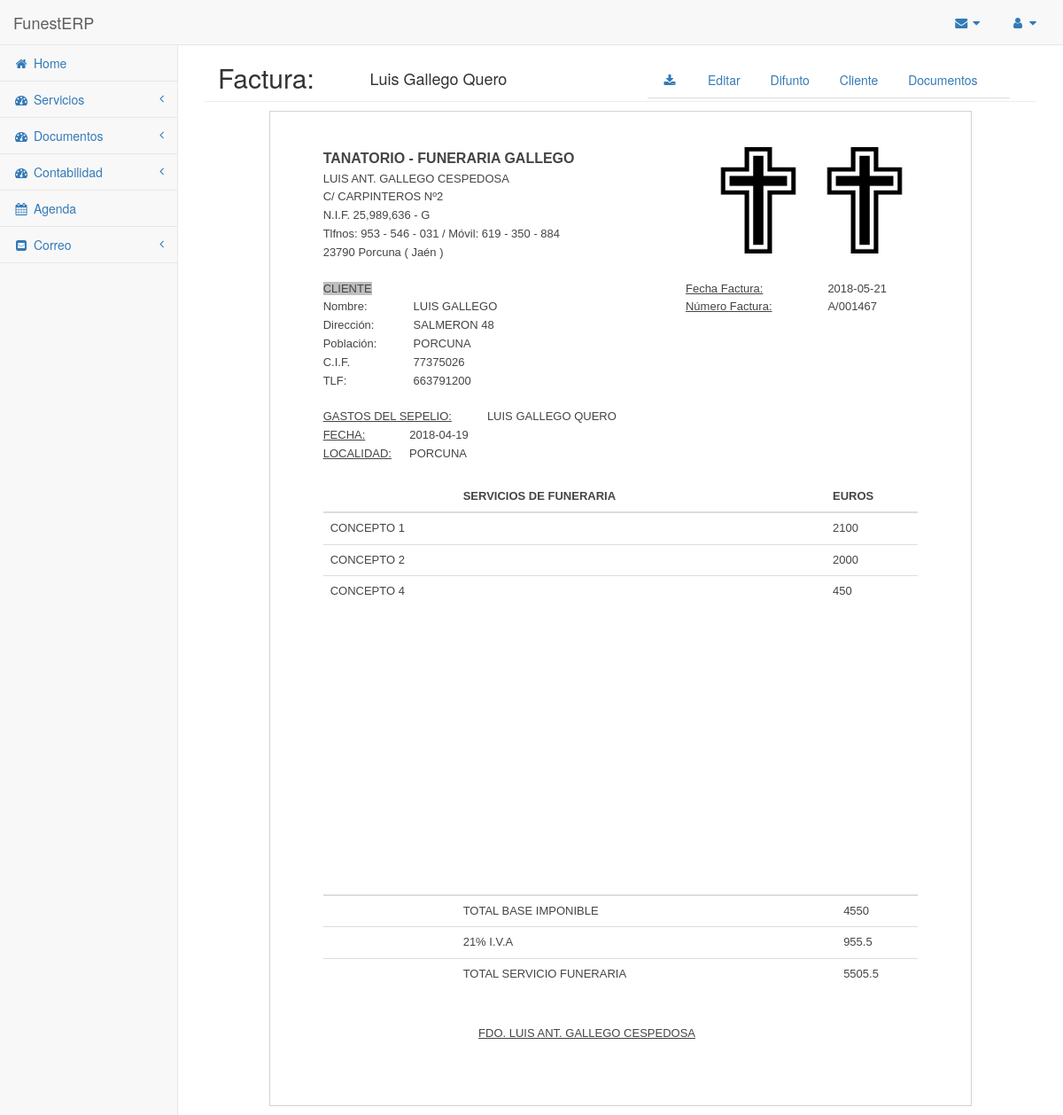
The app's page /erp/modulos/contabilidad/main.php?op=v_factura&ref=1 with its own data.
### tables this page shows
CREATE TABLE `difunto` (
  `id` int(11) NOT NULL,
  `nombre` varchar(50) NOT NULL,
  `dni` text,
  `sexo` enum('Hombre','Mujer') DEFAULT NULL,
  `poblacion` varchar(50) DEFAULT NULL,
  `provincia` varchar(50) DEFAULT NULL,
  `calle` varchar(50) DEFAULT NULL,
  `numero` int(11) DEFAULT NULL,
  `codigo_postal` int(5) DEFAULT NULL,
  `fecha_nacimiento` date DEFAULT NULL,
  `estado_civil` enum('Casado','Viudo','Soltero','') DEFAULT NULL,
  `nombre_pareja` varchar(50) DEFAULT NULL,
  `hijo_de` varchar(50) DEFAULT NULL,
  `poblacion2` varchar(50) DEFAULT NULL,
  `hijo_de2` varchar(50) DEFAULT NULL,
  `poblacion3` varchar(50) DEFAULT NULL
);

CREATE TABLE `cliente` (
  `id` int(11) NOT NULL,
  `nombre` varchar(50) NOT NULL,
  `dni` varchar(10) DEFAULT NULL,
  `direccion` varchar(50) DEFAULT NULL,
  `poblacion` varchar(50) DEFAULT NULL,
  `codigo_postal` int(5) DEFAULT NULL,
  `telefono` int(9) DEFAULT NULL,
  `email` varchar(50) DEFAULT NULL,
  `cuenta_bancaria` int(40) DEFAULT NULL
);

CREATE TABLE `difunto_facturas` (
  `id_fact` int(11) NOT NULL,
  `id_dif` int(11) NOT NULL,
  `fecha` date NOT NULL,
  `total` double NOT NULL
);

CREATE TABLE `servicio` (
  `id` int(11) NOT NULL,
  `id_dif` int(11) NOT NULL,
  `fecha_defuncion` date DEFAULT NULL,
  `hora_defuncion` time DEFAULT NULL,
  `fecha_entierro` date DEFAULT NULL,
  `hora_entierro` time DEFAULT NULL,
  `poblacion_entierro` varchar(50) DEFAULT NULL,
  `fecha_misa` date DEFAULT NULL,
  `hora_misa` time DEFAULT NULL,
  `tanatorio` enum('No','Sala 1','Sala 2','Sala 3') DEFAULT NULL,
  `tipo_servicio` enum('Particular','Compañia','Recepción','Tanatorio') DEFAULT NULL,
  `compañia` enum('Preventiva','Santa Lucía','Mapre','No') DEFAULT NULL
);

CREATE TABLE `facturas` (
  `id` int(11) NOT NULL,
  `id_fact` int(11) NOT NULL,
  `concepto` varchar(100) NOT NULL,
  `importe` double NOT NULL
);

### config/API_Client.php (called while the page is built, shortened)
<?php
class APIClient {
    public $HOST = "localhost";
    public $BD = "funesterp";
    public $USER = "root";
    public $PASS = "";
    public $BD_CONEXION;
    public function __construct() {
        $this->BD_CONEXION = mysqli_connect($this->HOST, $this->USER, $this->PASS, $this->BD);
        mysqli_set_charset($this->BD_CONEXION, "utf8");
    }
    public function select($modulo, $cond = null, $campos = "*", $order = null, $limit = null) {
        $sql = $this->preparaSQL([
            "modulo" => $modulo,
            "cond" => $cond,
            "campos" => $campos,
            "order" => $order,
            "limit" => $limit
        ]);
        $resultado = $this->getRows($sql);
        return $resultado;
    }
    public function preparaSQL($parametros) {
        $parametros = (object)$parametros;
        $sql = "SELECT $parametros->campos FROM $parametros->modulo WHERE $parametros->cond";
        return $sql;
    }
    public function getRows($sql) {
        if(!$res = $this->ejecutarSQL($sql)) return null;
        $resultado = [];
        while($row = mysqli_fetch_object($res)) {
            $resultado[] = $row;
        }
        return $resultado;
    }
    public function ejecutarSQL($sql) {
        $sql = trim($sql);
        $resultado = mysqli_query($this->BD_CONEXION, $sql);
        if($resultado) return $resultado;
        return false;
    }
}

### config/API_Global.php (called while the page is built, shortened)
<?php
require __DIR__ . "/API_Client.php";
$ApiClient = new APIClient();

### erp/modulos/contabilidad/v_factura.php (the view, shortened to what this page needs)
<?php
$ref = $_GET['ref'];
$miga = $_GET['miga'];
$estructura = null;
if($miga == "" || $miga === "difunto" || $miga === "docs") {
    $id_dif = $ref;
    $modulo = "difunto";
    $cond = "id='$id_dif'";
    $difunto = $ApiClient->select($modulo, $cond);
    $modulo = "servicio";
    $cond = "id_dif='$id_dif'";
    $servicio = $ApiClient->select($modulo, $cond);
    $modulo = "difunto_cliente";
    $cond = "id_dif='$id_dif'";
    $rel_dif_cli = $ApiClient->select($modulo, $cond);
    $modulo = "cliente";
    $id_cli = $rel_dif_cli[0]->id_cli;
    $cond = "id='$id_cli'";
    $cliente = $ApiClient->select($modulo, $cond);
    $modulo = "difunto_facturas";
    $cond = "id_dif='$id_dif'";
    $relacion = $ApiClient->select($modulo, $cond);
    $modulo = "facturas";
    $id_fact = $relacion[0]->id_fact;
    $cond = "id_fact='$id_fact'";
    $facturas = $ApiClient->select($modulo, $cond);
    $estructura = [
        "difunto" => $difunto[0],
        "servicio" => $servicio[0],
        "cliente" => $cliente[0],
        "relacion" => $relacion[0],
        "facturas" => $facturas
    ];
}else if($miga === "cliente") {
    $id_cli = $ref;
    $modulo = "cliente";
    $cond = "id='$id_cli'";
    $cliente = $ApiClient->select($modulo, $cond);
    $modulo = "difunto_cliente";
    $cond = "id_cli='$id_cli'";
    $rel_dif_cli = $ApiClient->select($modulo, $cond);
    $id_dif = $rel_dif_cli[0]->id_dif;
    $modulo = "difunto";
    $cond = "id='$id_dif'";
    $difunto = $ApiClient->select($modulo, $cond);
    $modulo = "servicio";
    $cond = "id_dif='$id_dif'";
    $servicio = $ApiClient->select($modulo, $cond);
    $modulo = "cliente";
    $id_cli = $rel_dif_cli[0]->id_cli;
    $cond = "id='$id_cli'";
    $cliente = $ApiClient->select($modulo, $cond);
    $modulo = "difunto_facturas";
    $cond = "id_dif='$id_dif'";
    $relacion = $ApiClient->select($modulo, $cond);
    $modulo = "facturas";
    $id_fact = $relacion[0]->id_fact;
    $cond = "id_fact='$id_fact'";
    $facturas = $ApiClient->select($modulo, $cond);
    $estructura = [
        "difunto" => $difunto[0],
        "servicio" => $servicio[0],
        "cliente" => $cliente[0],
        "relacion" => $relacion[0],
        "facturas" => $facturas
    ];
}
?>
<div class="container-fluid">
    <div class="row border_nav">
        <div class="col-md-2"><h2>Factura:</h2></div>
        <div class="col-md-10 alinear_nav">
            <div class="col-md-5"><h4><?= $estructura['difunto']->nombre ?></h4></div>
            <div class="col-md-7">
                <nav>
                    <ul class="nav nav-tabs">
                        <li class="" role="presentation" >
                            <a href="./plantillaFactura.php?ref=<?= $estructura['difunto']->id ?>"><i class="fa fa-download fa-fw"></i></a>
                        </li>
                        <li class="espaciar_nav" role="presentation" >
                            <a href="main.php?op=e_factura&ref=<?= $estructura['difunto']->id ?>">Editar</a>
                        </li>
                        <li class="espaciar_nav" role="presentation">
                            <a href="../servicios/main.php?op=v_defuncion&ref=<?= $estructura['difunto']->id ?>">Difunto</a>
                        </li>
                        <li class="espaciar_nav" role="presentation">
                            <a href="../servicios/main.php?op=v_cliente&miga=factura&ref=<?= $estructura['cliente']->id ?>">Cliente</a>
                        </li>
                        <li class="espaciar_nav" role="presentation">
                            <a href="../documentos/main.php?op=documentos&miga=factura&ref=<?= $estructura['difunto']->id ?>">Documentos</a>
                        </li>
                    </ul>
                </nav>
            </div>
        </div>
    </div>
    <div class="row body_factura" >
        <div id="dina4">
            <div class="row datos_funeraria" style="margin-top: 20px;">
                <div class="col-md-6">
                    <span style="font-size: 12pt;"><b>TANATORIO - FUNERARIA GALLEGO</b></span><br>
                    <span>LUIS ANT. GALLEGO CESPEDOSA</span><br>
                    <span>C/ CARPINTEROS Nº2</span><br>
                    <span>N.I.F. 25,989,636 - G</span><br>
                    <span>Tlfnos: 953 - 546 - 031 / Móvil: 619 - 350 - 884</span><br>
                    <span>23790 Porcuna ( Jaén )</span>
                </div>
                <div class="col-md-6">
                    <img class="tam_img pull-right" src="../../img/cruz_esquela.jpg">
                    <img class="tam_img pull-right" src="../../img/cruz_esquela.jpg">
                </div>
            </div>
            <div class="row datos_cliente separado_row">
                <div class="col-md-6">
                    <div class="row">
                        <div class="col-md-4">
                            <span style="background-color: #bfbfbf">CLIENTE</span><br>
                            <span>Nombre:</span><br>
                            <span>Dirección:</span><br>
                            <span>Población:</span><br>
                            <span>C.I.F.</span><br>
                            <span>TLF:</span><br>
                        </div>
                        <div>
                            <span></span><br>
                            <span><?= strtoupper($estructura['cliente']->nombre); ?></span><br>
                            <span><?= strtoupper($estructura['cliente']->direccion); ?></span><br>
                            <span><?= strtoupper($estructura['cliente']->poblacion); ?></span><br>
                            <span><?= $estructura['cliente']->dni; ?></span><br>
                            <span><?= $estructura['cliente']->telefono; ?></span><br>
                        </div>
                    </div>
                </div>
                <div class="col-md-3 col-md-offset-1 subrayado">
                    <span>Fecha Factura:</span><br>
                    <span>Número Factura:</span>
                </div>
                <div>
                    <span><?= $estructura['relacion']->fecha; ?></span><br>
                    <span>A/001467</span>
                </div>
            </div>
            <div class="row datos_sepelio separado_row">
                <div class="col-md-12">
                    <span class="subrayado" style="padding-right: 40px;">GASTOS DEL SEPELIO:</span><span><?= strtoupper($estructura['difunto']->nombre); ?></span><br>
                    <span class="subrayado" style="padding-right: 50px;">FECHA:</span><span><?= strtoupper($estructura['servicio']->fecha_defuncion); ?></span><br>
                    <span class="subrayado" style="padding-right: 20px;">LOCALIDAD:</span><span><?= strtoupper($estructura['servicio']->poblacion_entierro); ?></span><br>
                </div>
            </div>
            <div class="row desglose_factura separado_row">
                <div class="col-md-12">
                    <table class="table">
                        <thead>
                            <tr>
                                <th><span style="margin-left: 150px;">SERVICIOS DE FUNERARIA</span></th>
                                <th>EUROS</th>
                            </tr>
                        </thead>
                        <tbody>
                            <?php foreach($estructura['facturas'] as $valor) { ?>
                                <tr>
                                    <td><?= strtoupper($valor->concepto); ?></td>
                                    <td><?= $valor->importe; ?></td>
                                </tr>
                            <?php } ?>
                        </tbody>
                    </table>
                </div>
            </div>
            <div class="row total_factura separado_row">
                <div class="col-md-12">
                    <table class="table">
                        <thead><th></th><th></th></thead>
                        <tbody>
                            <?php
                                $base = $estructura['relacion']->total;
                                $iva = $base * 0.21;
                                $total = $base + $iva;
                            ?>
                            <tr>
                                <td><span style="margin-left: 150px;">TOTAL BASE IMPONIBLE</span></td>
                                <td><?= $base; ?></td>
                            </tr>
                            <tr>
                                <td><span style="margin-left: 150px;">21% I.V.A</span></td>
                                <td><?= $iva; ?></td>
                            </tr><tr>
                                <td><span style="margin-left: 150px;">TOTAL SERVICIO FUNERARIA</span></td>
                                <td><?= $total; ?></td>
                            </tr>
                        </tbody>
                    </table>
                </div>
            </div>
            <div class="row firma_factura separado_row">
                <div class="col-md-6 col-md-offset-3 subrayado">FDO. LUIS ANT. GALLEGO CESPEDOSA</div>
            </div>
        </div>
    </div>
</div>

### erp/css/estilosERP.css (style rules this page uses)
body { background-color: #f8f8f8; }
.border_nav { border-bottom: 1px solid #eee; }
.alinear_nav { margin-top: 18px; }

### erp/modulos/contabilidad/v_factura.php (style rules this page uses)
.body_factura { font-family: Arial; font-size: 13px; line-height: 1.6; color: #444; }
#dina4 { width: 210mm; height: 297mm; padding: 20px 60px; border: 1px solid #D2D2D2; background: #fff; margin: 10px auto; }
.tam_img { width: 120px; height: 120px; }
.separado_row { margin-top: 20px; }
.subrayado { text-decoration: underline; }
.desglose_factura { min-height: 430px; }

### records on screen
difunto: nombre "Luis Gallego Quero", nombre "LUIS GALLEGO QUERO"
cliente: nombre "LUIS GALLEGO", direccion "SALMERON 48", poblacion "PORCUNA", dni "77375026", telefono "663791200"
difunto_facturas: fecha "2018-05-21", total "4550", total "955.5", total "5505.5"
servicio: fecha_defuncion "2018-04-19", poblacion_entierro "PORCUNA"
facturas: concepto "CONCEPTO 1", importe "2100"
facturas: concepto "CONCEPTO 2", importe "2000"
facturas: concepto "CONCEPTO 4", importe "450"
